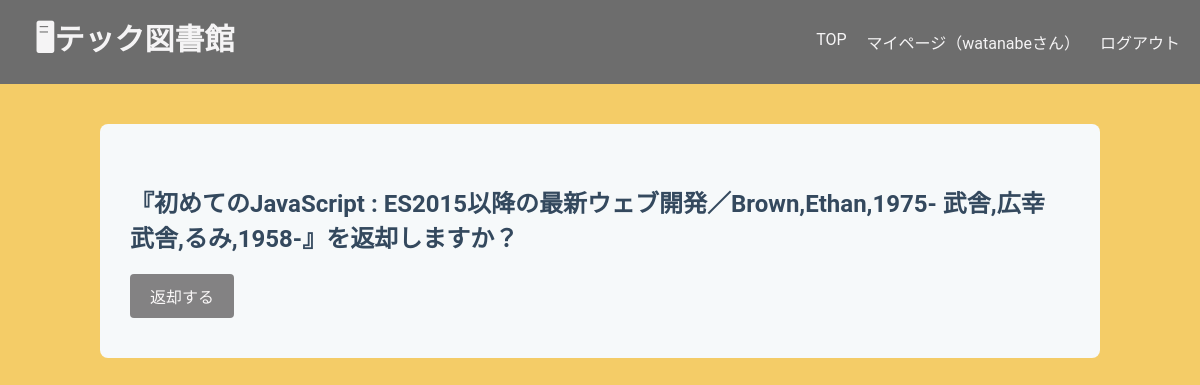
Screenshot of /library/return/86/ (signed in) with the database file from the repository.
### libraryapp/models.py (models this page shows, shortened)
class Borrow(models.Model):
    user = models.ForeignKey(User, on_delete=models.CASCADE)
    stock = models.ForeignKey(
        Stock,
        on_delete=models.PROTECT,
        related_name="borrows"
    )
    borrowed_at = models.DateTimeField(default=timezone.now)
    due_date = models.DateField()
    returned_at = models.DateTimeField(null=True, blank=True)
    class Meta:
        ordering = ["due_date"]

class Stock(models.Model):
    book = models.ForeignKey(
        Book,
        on_delete=models.CASCADE,
        related_name="stocks"
    )
    location = models.ForeignKey(
        Location,
        on_delete=models.PROTECT,
        related_name="stocks"
    )
    is_available = models.BooleanField(default=True)

class Book(models.Model):
    isbn = models.CharField(
        max_length=20,
        help_text='ISBN-10 または ISBN-13（ハイフン可）',
        verbose_name='ISBN',
        unique=True,
    )
    title = models.CharField(max_length=200, blank=True)
    author = models.CharField(max_length=200, null=True, blank=True)
    publisher = models.CharField(max_length=200, null=True, blank=True)
    publication_date = models.DateField(null=True, blank=True)
    description = models.TextField(null=True, blank=True)
    cover_url = models.URLField(null=True, blank=True)
    edition_number = models.IntegerField(default=1)

### libraryapp/views.py (the view, shortened to what this page needs)
# urls.py: path('return/<int:borrow_id>/', views.ReturnBookView.as_view(), name='return_book'),
class ReturnBookView(LoginRequiredMixin, View):
    template_name = "libraryapp/book_return.html"
    def get(self, request, *args, **kwargs):
        borrow = get_object_or_404(
            Borrow,
            pk=kwargs["borrow_id"],
            returned_at__isnull=True
        )
        return render(
            request,
            self.template_name,
            {"borrow": borrow}
        )

### templates/libraryapp/book_return.html (shortened to what this page needs)
{% extends "libraryapp/base.html" %}
{% block content %}
<h2>『{{ borrow.stock.book.title }}／{{ borrow.stock.book.author }}』を返却しますか？</h2>
<form method="post">
    <button type="submit">返却する</button>
</form>
{% endblock content %}

### templates/libraryapp/base.html (shortened to what this page needs)
<!DOCTYPE html>
<html lang="ja">
<head>
    {% load static %}
    <link rel="stylesheet" href="{% static 'libraryapp/base.css' %}">
</head>
<body>
    <header class="header">
        <h1>
            <a href="{% url 'home' %}">
                <strong>🖥テック図書館</strong>
            </a>
        </h1>
        <nav>
            <a href="{% url 'home' %}">TOP</a>
            <a href="{% url 'mypage' %}">マイページ（{{ user.username }}さん）</a>
            <form method="post" action="{% url 'logout' %}" class="logout-form">
                <button type="submit" class="logout-link">ログアウト</button>
            </form>
        </nav>
    </header>
    <main class="container">
        {% block content %}{% endblock %}
    </main>
</body>
</html>

### static/libraryapp/base.css (style rules this page uses)
body { font-family: 'Roboto', 'Segoe UI', Tahoma, Geneva, Verdana, sans-serif; background-color: #f4cc67; color: #34495e; margin: 0; }
.header { display: flex; background-color: #6d6d6d; justify-content: space-between; align-items: center; }
.header h1 { color: #f5f4f5; margin: 15px; width: auto; padding-left: 20px; font-size: 30px; }
.header h1 a { color: #f5f4f5; text-decoration: none; }
.header nav { color: #f5f4f5; display: flex; gap: 20px; width: auto; padding-right: 20px; margin: 0; }
.header nav a { color: #f5f4f5; text-decoration: none; }
.container { background-color: #f6f9fa; padding: 40px 30px; border-radius: 8px; max-width: 1000px; width: 100%; box-sizing: border-box; margin: 40px auto; }
form button { white-space: nowrap; background-color: #717071dc; color: #faf8f8; padding: 10px 20px; border: none; border-radius: 4px; cursor: pointer; font-size: 16px; font-weight: 500; }
.logout-form { display: inline; }
.logout-form button { background: none; border: none; padding: 0; color: inherit; font: inherit; cursor: pointer; }

### rows the page displays
Borrow: stock.book "初めてのJavaScript : ES2015以降の最新ウェブ開発", stock.book.author "Brown,Ethan,1975- 武舎,広幸 武舎,るみ,1958-"

### other values shown
{{ user.username }} "watanabe"
